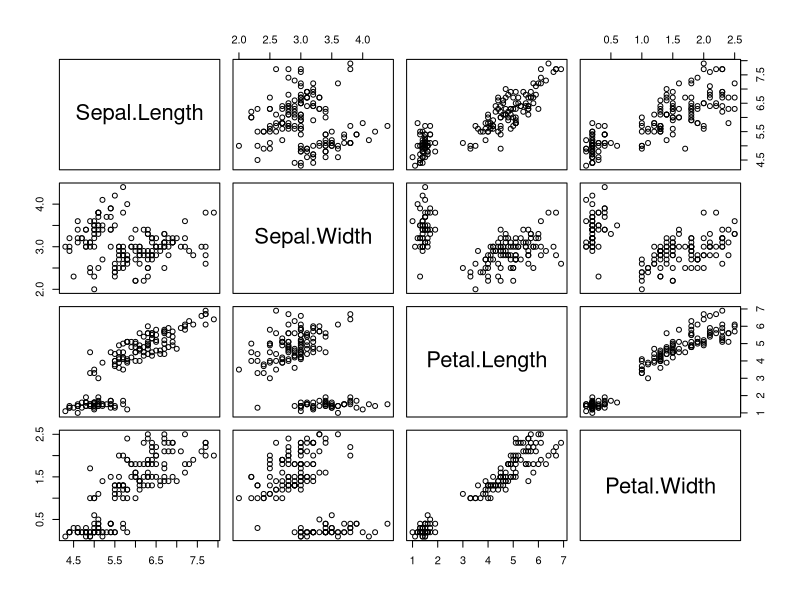
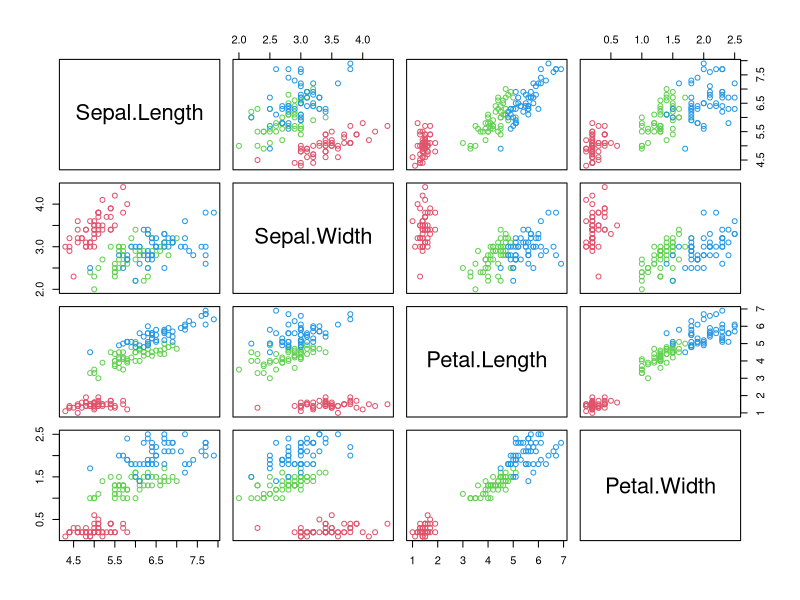
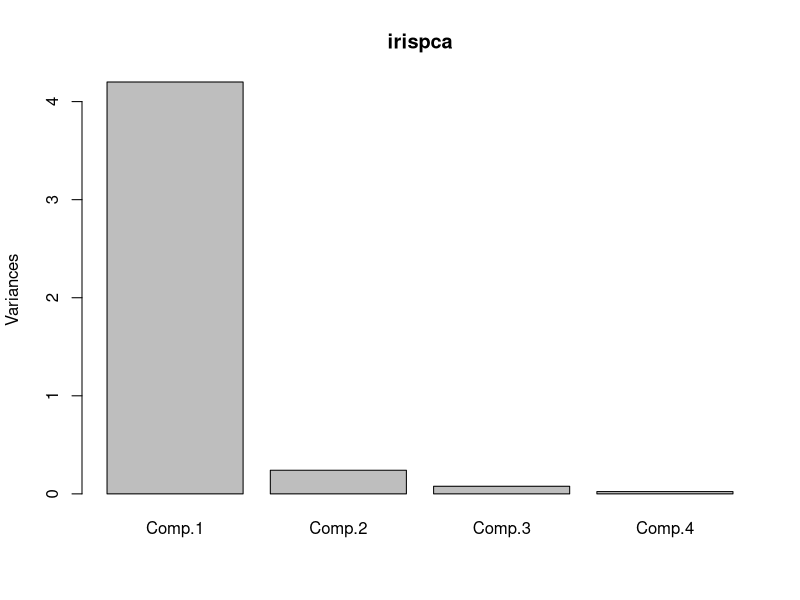
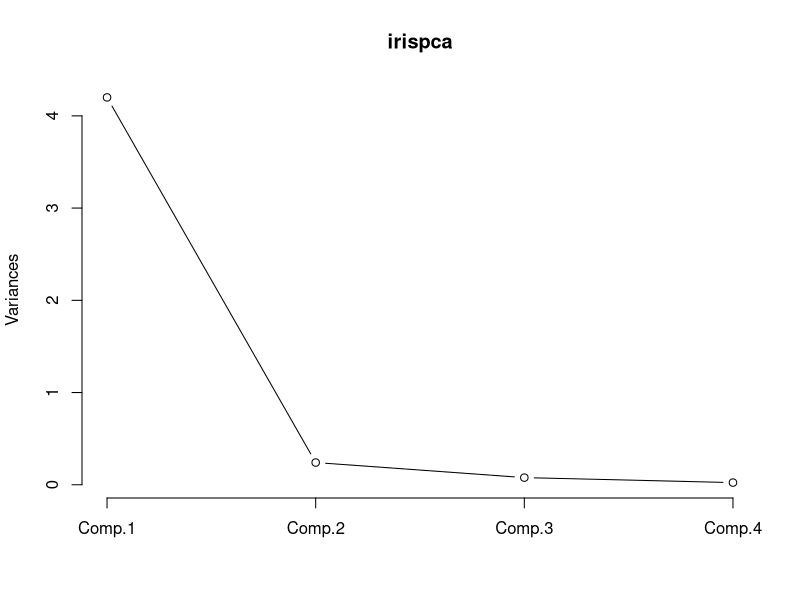
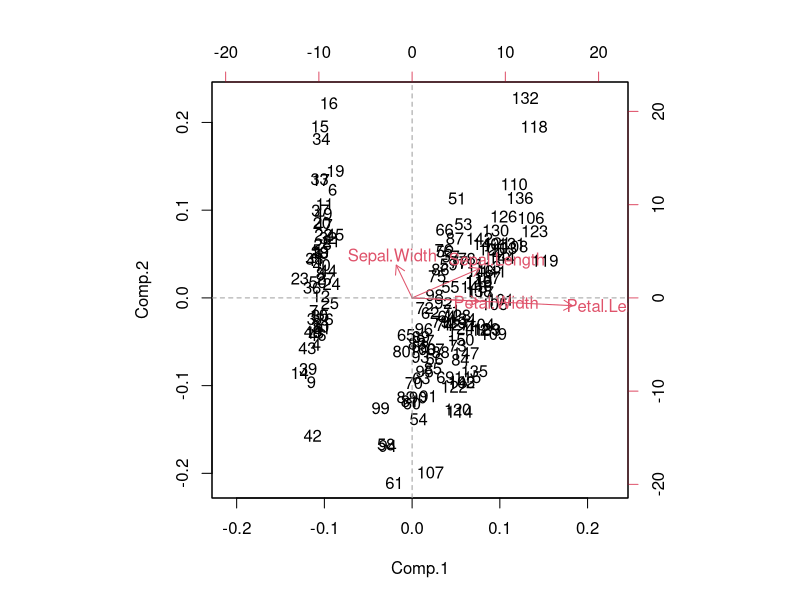
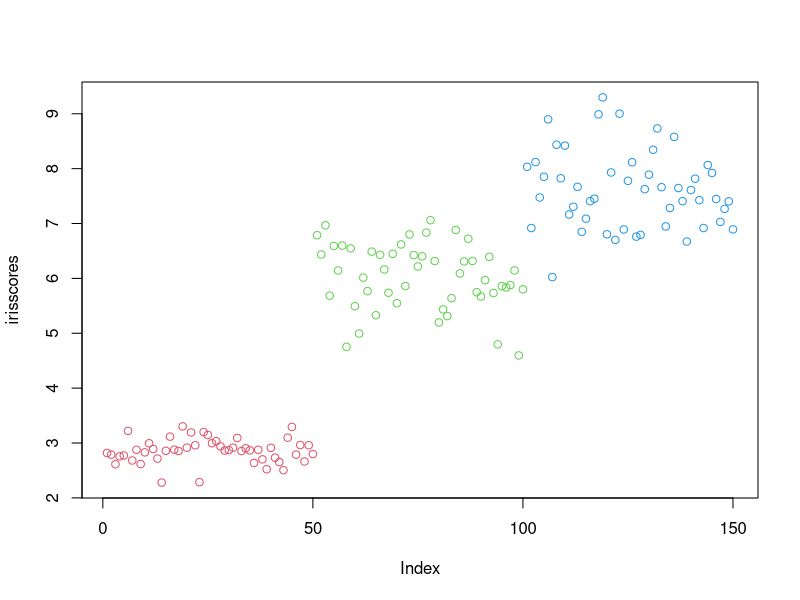

Recreate these plots in R, in order.
# Load the dataset
data("iris")

# Read details of the dataset
help(iris)

# View components of the dataset
names(iris)

# View summary of the dataset
summary(iris)

# Plot summary of the dataset
pairs(iris[1:4])

# Plot summary of the dataset with Species = Colors
pairs(iris[1:4],col=as.numeric(iris$Species)+1)

# Extract only the numeric data
irisdat <- iris[1:4]
head(irisdat)

# Build the covariance matrix
iriscov <- cov(irisdat)
iriscov

# Check the variance of each component
irisvar <- apply(irisdat,2,var)
irisvar

# Compute eigenvalues of covariance matrix
iriseig <- eigen(iriscov)
iriseig$values
iriseig$vectors

# Compute PCA on the dataset
irispca <- princomp(irisdat,cor="False")
irispca

# View the details of PCA data
summary(irispca)
names(irispca)

# Check if SDs in PCA match the Eigenvalues of Cov Matrix
iriseig$values
irispca$sdev^2

# Compute PCA on the Covariance Matrix
irispcacov <- princomp(covmat=iriscov)

# Check if SDs match the Eigenvalues
iriseig$values
irispcacov$sdev^2

# View the cumulative proportion
screeplot(irispca)
screeplot(irispca, type="lines")

# Choose Loadings for the First Principal Component from PCA result
irispc <- irispca$loadings[,1]
irispc

# Choose the First Eigenvector from Eigenvalue decomposition
irispc <- iriseig$vectors[,1]
irispc

# Calculate the First Principal Component as scores from the Loadings / Eigenvectors
irismat <- as.matrix(irisdat)
irisscores <- irismat %*% irispc
irisscores

# Compute the correlation of the First Principal Component with the original features
cor(irisscores, irisdat)

# View the BiPLot of PC representing the First Two Principal Components
biplot(irispca)
abline(h = 0, v = 0, lty = 2, col = 8)

# View the effect of PCA on classification of the data
plot(irisscores, col=as.numeric(iris$Species)+1)

# Run Naive Bayes classifier to Iris data
library(class)
library(e1071)
classifier<-naiveBayes(iris[,1:4], iris[,5])
table(predict(classifier, iris[,1:4]), iris[,5])

# Run Naive Bayes classifier to Iris First PC
classifier<-naiveBayes(irisscores, iris[,5])
table(predict(classifier, irisscores), iris[,5])
